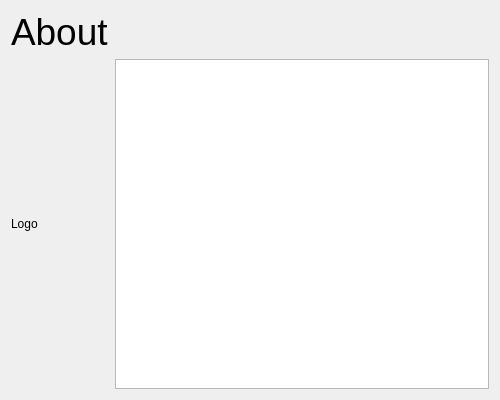
<?xml version="1.0" encoding="UTF-8"?>
<ui version="4.0">
 <class>ROVAbout</class>
 <widget class="QDialog" name="ROVAbout">
  <property name="geometry">
   <rect>
    <x>0</x>
    <y>0</y>
    <width>500</width>
    <height>400</height>
   </rect>
  </property>
  <property name="windowTitle">
   <string>About</string>
  </property>
  <layout class="QGridLayout" name="gridLayout">
   <item row="0" column="0">
    <widget class="QLabel" name="label">
     <property name="font">
      <font>
       <pointsize>28</pointsize>
      </font>
     </property>
     <property name="text">
      <string>About</string>
     </property>
    </widget>
   </item>
   <item row="1" column="0">
    <widget class="QLabel" name="labelIcon">
     <property name="text">
      <string>Logo</string>
     </property>
    </widget>
   </item>
   <item row="1" column="1">
    <widget class="QTextEdit" name="teAbout">
     <property name="readOnly">
      <bool>true</bool>
     </property>
    </widget>
   </item>
  </layout>
 </widget>
 <resources/>
 <connections/>
</ui>
